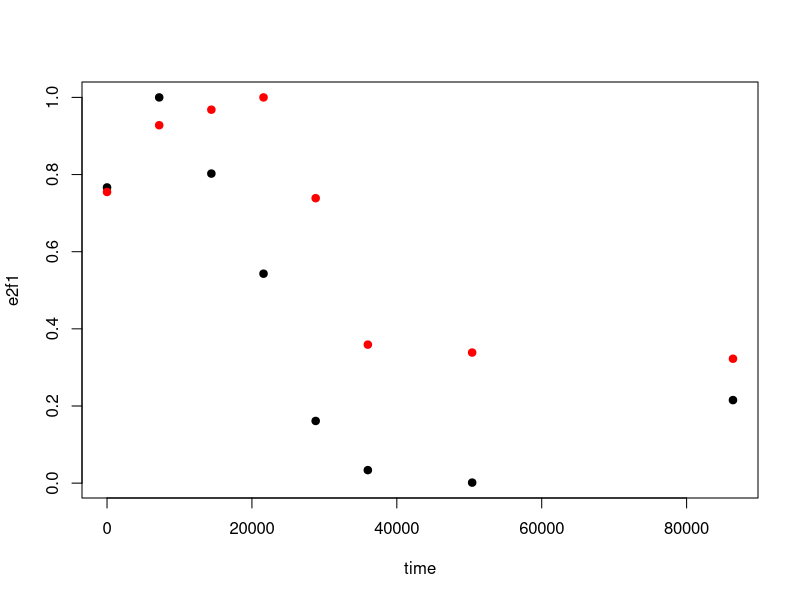

Here is the R script that generated this plot:
df <- read.csv("imagej_quantification.csv", stringsAsFactors = F, check.names = F)

time <- as.numeric(df[-1,1]) * 60 * 60
e2f1 <- as.numeric(df[-1,2]) / max(as.numeric(df[-1,2]))
e2f7 <- as.numeric(df[-1,3]) / max(as.numeric(df[-1,3]))

plot(time, e2f1, pch=19)
points(time, e2f7, col='red', pch=19)

diff(as.numeric(quantile(e2f1, c(0.25, 0.75), na.rm=T)))
diff(as.numeric(quantile(e2f7, c(0.25, 0.75), na.rm=T)))

library(ncdf4)

dim <- ncdim_def("westendorp_fig1a/time", "seconds", time)
vars <- list(ncvar_def("westendorp_fig1a/E2F1", "signal", dim, NA),
             ncvar_def("westendorp_fig1a/E2F7", "signal", dim, NA))

ncnew <- nc_create("Westendorp2012.nc", vars, force_v4=T)
ncvar_put(ncnew, vars[[1]], e2f1)
ncvar_put(ncnew, vars[[2]], e2f7)
nc_close(ncnew)
